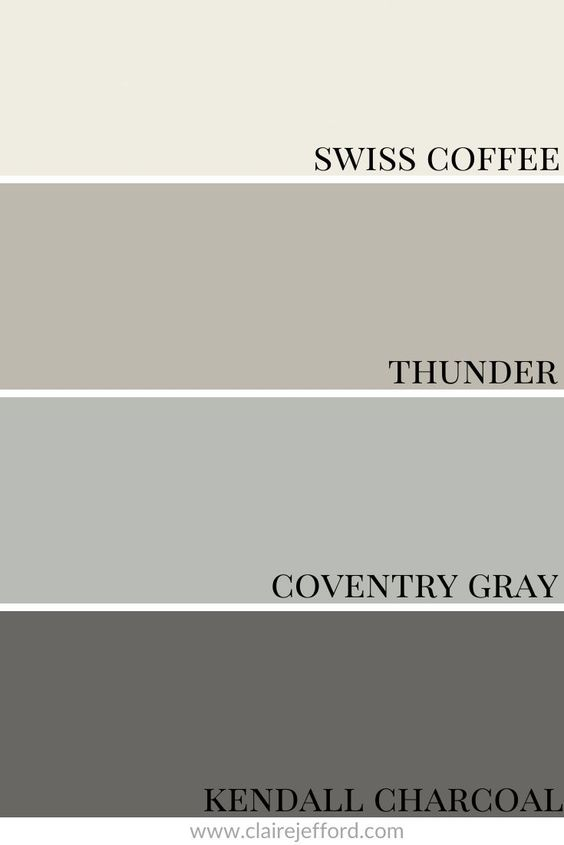
#> input picture workingimage.jpg, 564 x 845 px
$ jupyter execute 'Image filter (curve).ipynb'   (shell and % lines are left out)
#> lines starting #> are read from the running program, lines starting #| are printed output that depends on the picture
[cell 1]
import numpy as np
import cv2
from scipy.interpolate import UnivariateSpline
import matplotlib.image as mpimg
from matplotlib import pyplot as plt

[cell 2]
path='workingimage.jpg'

[cell 3]
img=mpimg.imread(path)
#> img is the input picture: shape (845, 564, 3); mean R, G, B 179.2, 178.1, 170.8

[cell 4]
plt.rcParams['figure.figsize']==[18,15] #making sure image is right size
plt.imshow(img)

[cell 5]
def mapping_function(x,y):#uses anchor points given and interpolates unknown values
    spl=UnivariateSpline(x,y)
    return spl(range(256))#range for 8 bit images

[cell 6]
def warm(image):#increases reds decreases blues
    increase=mapping_function([0,64,128,192,256],[0,70,140,210,256])
    decrease=mapping_function([0,64,128,192,256],[0,40,90,150,256])
    red,green,blue=cv2.split(image)
    red=cv2.LUT(red,increase).astype(np.uint8)
    blue=cv2.LUT(blue,decrease).astype(np.uint8)
    image=cv2.merge((red,green,blue))
    return image
def cool(image):#increases blue decreases reds
    increase=mapping_function([0,64,128,192,256],[0,70,140,210,256])
    decrease=mapping_function([0,64,128,192,256],[0,40,90,150,256])
    red,green,blue=cv2.split(image)
    red=cv2.LUT(red,decrease).astype(np.uint8)
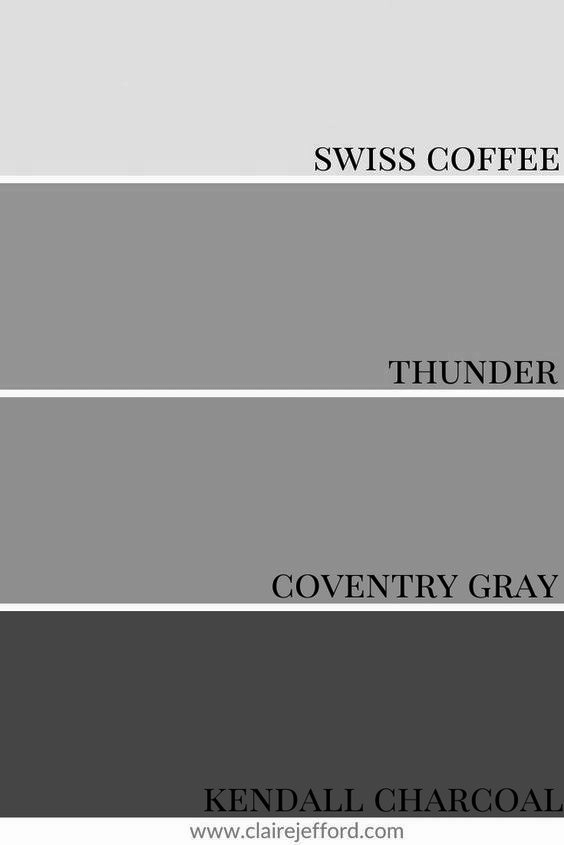
#> red: shape (845, 564); min 0, max 253, mean 146.4
    blue=cv2.LUT(blue,increase).astype(np.uint8)
    image=cv2.merge((red,green,blue))
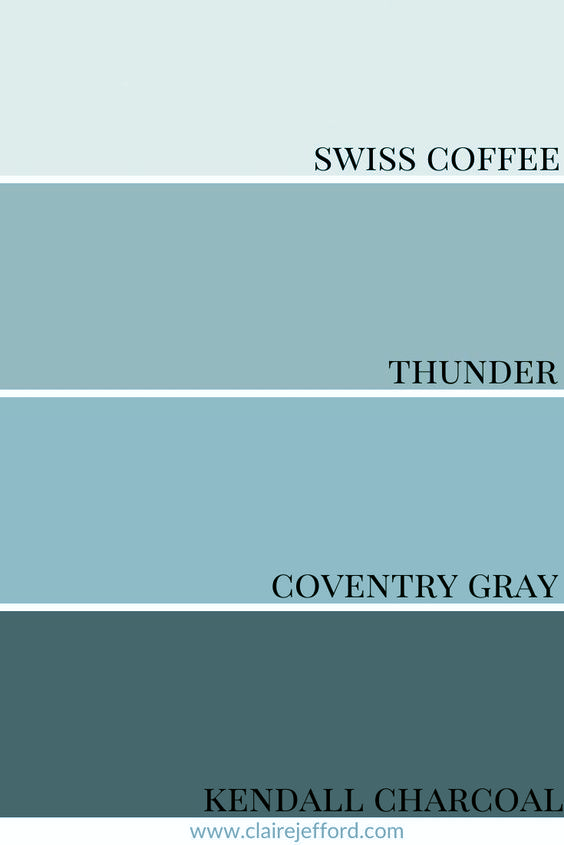
#> image: shape (845, 564, 3); mean R, G, B 146.4, 178.1, 183.5
    return image

[cell 7]
new_image=cool(img)
plt.imshow(new_image)

[cell 8]
new_image=warm(img)
#> in warm, `red=cv2.LUT(red,increase).astype(np.uint8)`:
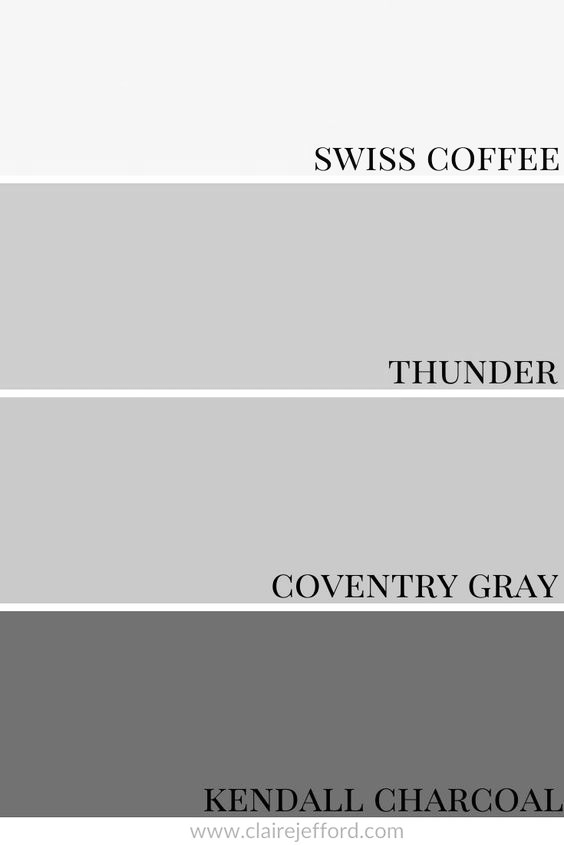
#> red: shape (845, 564); min 0, max 255, mean 191.4
#> in warm, `blue=cv2.LUT(blue,decrease).astype(np.uint8)`:
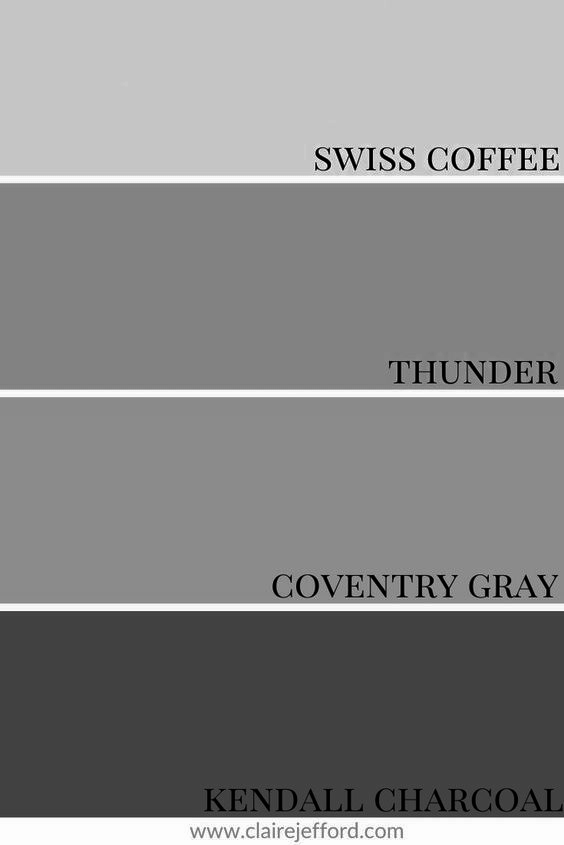
#> blue: shape (845, 564); min 0, max 253, mean 135.4
#> in warm, `image=cv2.merge((red,green,blue))`:
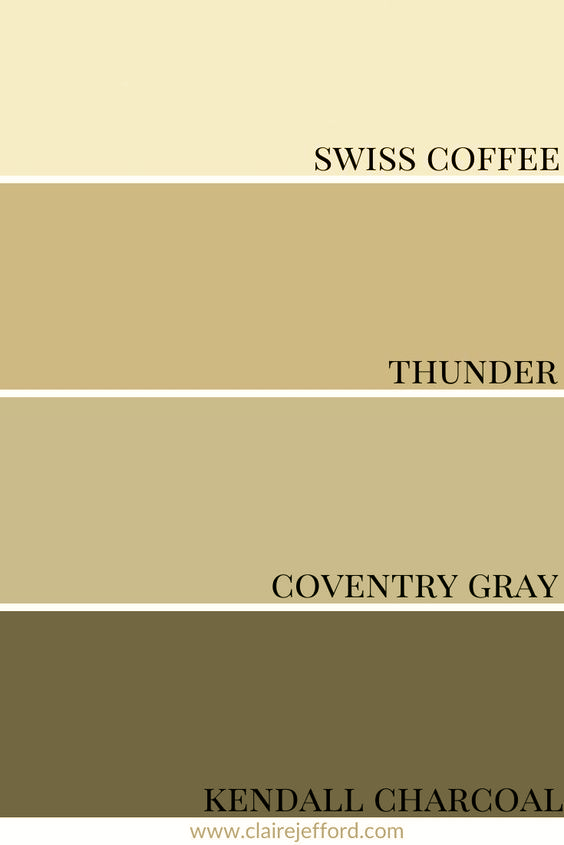
#> image: shape (845, 564, 3); mean R, G, B 191.4, 178.1, 135.4
plt.imshow(new_image)

[cell 9]
from ipywidgets import interact,interactive,fixed
import ipywidgets as widgets

def choice(x,img):
    if x =='Warm':
        return plt.imshow(warm(img))
    if x=='Cool':
        return plt.imshow(cool(img))
    if x=='No filter':
        return plt.imshow(img)

[cell 10]
interact(choice, x=widgets.Dropdown(options=['No filter','Warm','Cool'],description='Choose Filter'),img=fixed(img));
#> the sliders are set to x = <module 'ipywidgets.Dropdown_', img = <module 'ipywidgets.fixed_' fr
